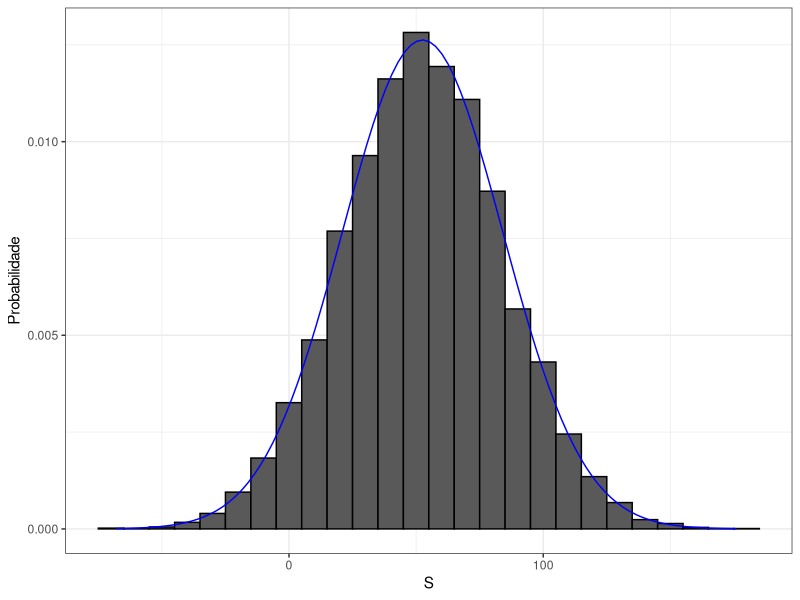

This figure's R source:
## ---- chunk 1
library(tidyverse)
dslabs::ds_theme_set()
set.seed(1)
## ---- chunk 2
beads <- rep( c("red", "blue"), times = c(2,3))
X <- ifelse(sample(beads, 1) == "blue", 1, 0)
## ---- chunk 3
ifelse(sample(beads, 1) == "blue", 1, 0)
ifelse(sample(beads, 1) == "blue", 1, 0)
ifelse(sample(beads, 1) == "blue", 1, 0)
## ---- chunk 4
color <- rep(c("Preto", "Vermelho", "Verde"), c(18, 18, 2))
## ---- chunk 5
n <- 1000
X <- sample(ifelse(color == "Vermelho", -1, 1), n, replace = TRUE)
X[1:10]
## ---- chunk 6
X <- sample(c(-1,1), n, replace = TRUE, prob=c(9/19, 10/19))
## ---- chunk 7
X <- sample(c(-1,1), n, replace = TRUE, prob=c(9/19, 10/19))
S <- sum(X)
S
## ---- chunk 8
n <- 1000
B <- 10000
roulette_winnings <- function(n){
X <- sample(c(-1,1), n, replace = TRUE, prob=c(9/19, 10/19))
sum(X)
}
S <- replicate(B, roulette_winnings(n))
## ---- chunk 9
mean(S<0)
## ---- chunk 10
s <- seq(min(S), max(S), length = 100)
normal_density <- data.frame(s = s, f=dnorm(s, mean(S), sd(S)))
data.frame(S=S) %>% ggplot(aes(S, ..density..)) +
geom_histogram(color = "black", binwidth = 10) +
ylab("Probabilidade") +
geom_line(data = normal_density, mapping=aes(s,f), color="blue")
## ---- chunk 11
n <- 1000
pbinom(n/2, size = n, prob = 10/19)
## ---- chunk 12
pbinom(n/2-1, size = n, prob = 10/19)
## ---- chunk 13
B <- 10^6
x <- sample(c(-1,1), B, replace = TRUE, prob=c(9/19, 10/19))
mean(x)
## ---- chunk 14
2 * sqrt(90)/19
## ---- chunk 15
n <- 1000
sqrt(n) * 2 * sqrt(90)/19
## ---- chunk 16
library(dslabs)
x <- heights$height
m <- mean(x)
s <- sqrt(mean((x-m)^2))
## ---- chunk 17
identical(s, sd(x))
s-sd(x)
## ---- chunk 18
n <- length(x)
s-sd(x)*sqrt((n-1)/ n)
## ---- chunk 19
n <- 1000
B <- 10000
roulette_winnings <- function(n){
X <- sample(c(-1,1), n, replace = TRUE, prob=c(9/19, 10/19))
sum(X)
}
S <- replicate(B, roulette_winnings(n))
## ---- chunk 20
n * (20-18)/38
sqrt(n) * 2 * sqrt(90)/19
## ---- chunk 21
mean(S)
sd(S)
## ---- chunk 22
mu <- n * (20-18)/38
se <- sqrt(n) * 2 * sqrt(90)/19
pnorm(0, mu, se)
## ---- chunk 23
mean(S < 0)
## ---- chunk 24
x <- sample(c(1,-1), 1, prob = c(9/19, 10/19))
